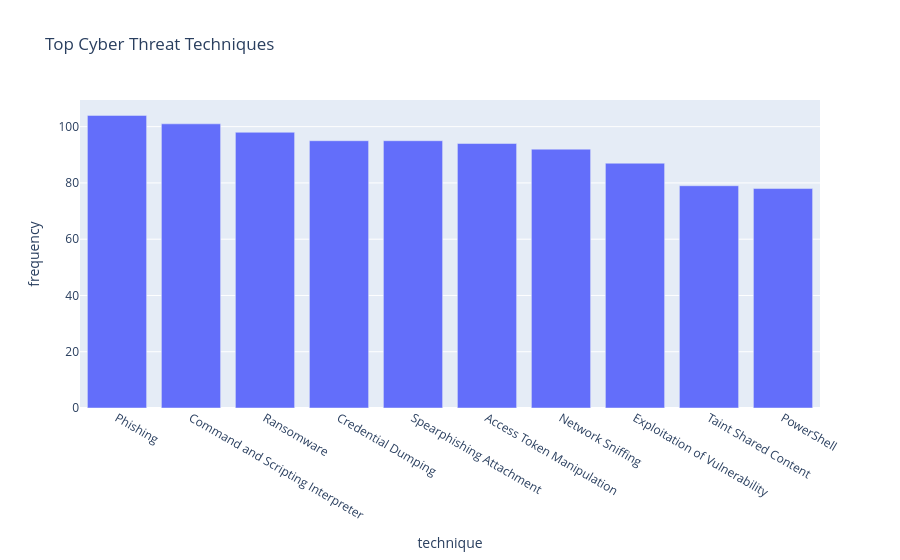

Notebook code for this chart:
### Code cell
# Cell 5: Visualize Top Threat Techniques using Plotly
# Convert result to Pandas DataFrame for visualization
top_threats = result.toPandas()

# Create a bar chart for top threats by frequency
fig = px.bar(top_threats, x='technique', y='frequency', title='Top Cyber Threat Techniques')
fig.show()

### Figure 1 — Plotly figure (JSON) as saved in the notebook; plotly's stock layout.template omitted (floating-point values rounded to 4 significant figures)
{"data": [{"alignmentgroup": "True", "hovertemplate": "technique=%{x}<br>frequency=%{y}<extra></extra>", "legendgroup": "", "marker": {"color": "#636efa", "pattern": {"shape": ""}}, "name": "", "offsetgroup": "", "orientation": "v", "showlegend": false, "textposition": "auto", "type": "bar", "x": ["Phishing", "Command and Scripting Interpreter", "Ransomware", "Credential Dumping", "Spearphishing Attachment", "Access Token Manipulation", "Network Sniffing", "Exploitation of Vulnerability", "Taint Shared Content", "PowerShell"], "xaxis": "x", "y": [104, 101, 98, 95, 95, 94, 92, 87, 79, 78], "yaxis": "y"}], "layout": {"autosize": true, "barmode": "relative", "legend": {"tracegroupgap": 0}, "title": {"text": "Top Cyber Threat Techniques"}, "xaxis": {"anchor": "y", "autorange": true, "domain": [0, 1], "range": [-0.5, 9.5], "title": {"text": "technique"}, "type": "category"}, "yaxis": {"anchor": "x", "autorange": true, "domain": [0, 1], "range": [0, 109.5], "title": {"text": "frequency"}, "type": "linear"}}}
